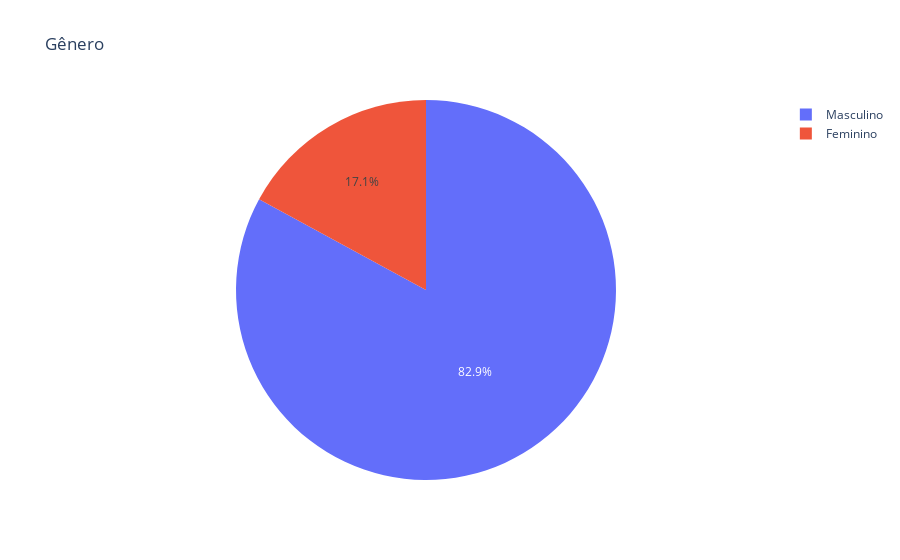

The cell this chart's notebook holds for it:
### Code cell
genero = df_perfil_alunos['genero'].value_counts().reset_index()
genero.columns = ['genero:', 'Número de Alunos']

fig_genero = px.pie(genero, names='genero:', values='Número de Alunos',
             title='Gênero')

fig_genero

### Figure 1 — Plotly figure (JSON) as saved in the notebook; plotly's stock layout.template omitted (floating-point values rounded to 4 significant figures)
{"data": [{"domain": {"x": [0, 1], "y": [0, 1]}, "hovertemplate": "genero:=%{label}<br>Número de Alunos=%{value}<extra></extra>", "labels": ["Masculino", "Feminino"], "legendgroup": "", "name": "", "showlegend": true, "type": "pie", "values": [34, 7]}], "layout": {"legend": {"tracegroupgap": 0}, "title": {"text": "Gênero"}}}
